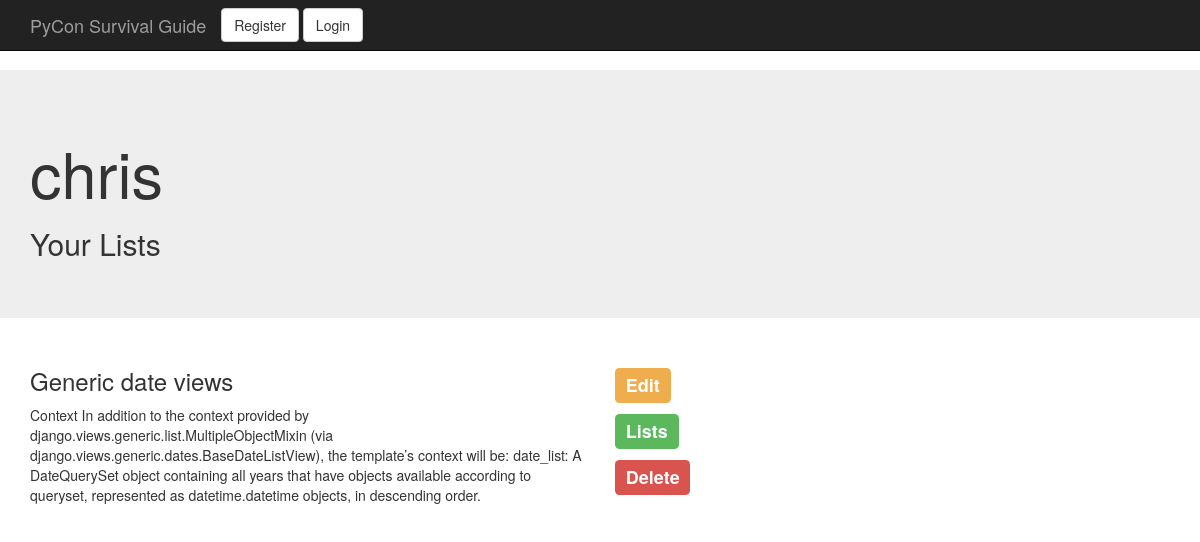
Screenshot of /talks/1/ with the database file from the repository.
### talks/models.py (models this page shows, shortened)
class TalkList(models.Model):
	author = models.ForeignKey(User, related_name='lists')    #settings.AUTH_USER_MODEL
	title = models.CharField(max_length=50)
	text = models.TextField(max_length=1024)
	timestamp = models.DateTimeField(auto_now_add=True, auto_now=False)
	objects = models.Manager()
	test_objects = TestTalkManager()

### talks/views.py (the view)
# urls.py: url(r'^(?P<pk>\d+)/$', TalkDetailView.as_view(), name='talk_detail'),
class TalkDetailView(DetailView):
    model = TalkList
    template_name = 'talk_detail.html'

### templates/talk_detail.html (shortened to what this page needs)
{% extends 'base.html' %}
{% block headline %}
<h1>{{ object.author }}</h1>
<h2>Your Lists</h2>
{% endblock headline %}
{% block content %}
<div class="row">
    <div class="col-sm-6">
       		<p><h3>{{ object.title }}</h3></p>
       			<p>{{ object.text }}</p>
    </div>
    <div class="col-sm-6">
    	<p><h3><a href="{% url 'talk_edit' object.pk %}"><span class="label label-warning">Edit</span></a></h3></p>
    	<p><h3><a href="{% url 'talk_list' %}"><span class="label label-success">Lists</span></a></h3></p>
    	<p><h3><a href="{% url 'talk_delete' object.pk %}"><span class="label label-danger">Delete</span></a></h3></p>
    </div>
</div>
{% endblock %}

### templates/base.html (style rules this page uses)
body { padding-bottom: 20px; padding-top: 70px; }

### rows the page displays
TalkList: author "chris", title "Generic date views", text "Context In addition to the context provided by django.views.generic.list.MultipleObjectMixin (via django.views.generic.dates.BaseDateListView), the template’s context will be: date_list: A DateQuerySet object containing all years that have objects available according to queryset, represented as datetime.datetime objects, in descending order."
